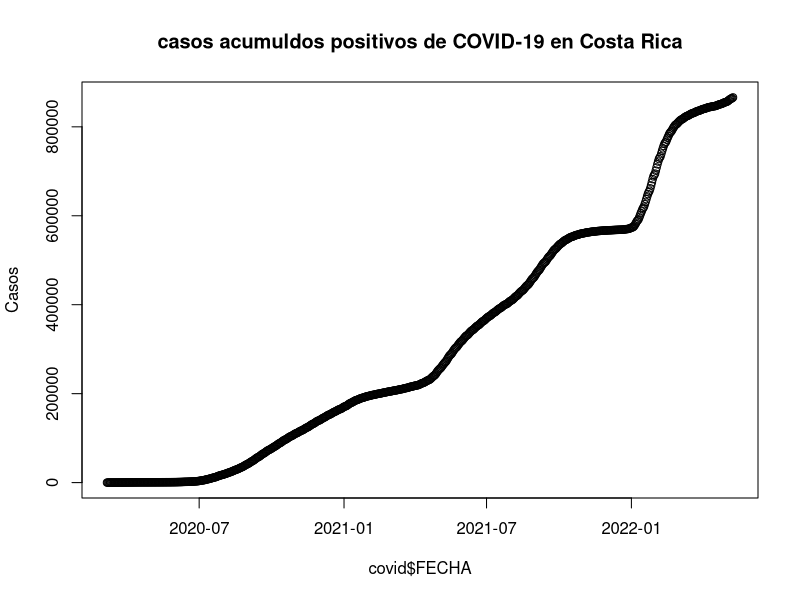

Write the R code that produced this figure.
## ---- chunk 1
knitr::opts_chunk$set(echo = TRUE)
## ---- chunk 2
covid <- read.csv(file= "05_10_22_CSV_GENERAL.csv", sep= ";")
## ---- chunk 3
options(scipen = 7)
## ---- chunk 4
covid$FECHA <- as.Date(covid$FECHA, format = "%d/%m/%Y")
## ---- chunk 5
plot(covid$FECHA, covid$positivos, main= "casos acumuldos positivos de COVID-19 en Costa Rica", xlb= "Fecha", ylab= "Casos")
